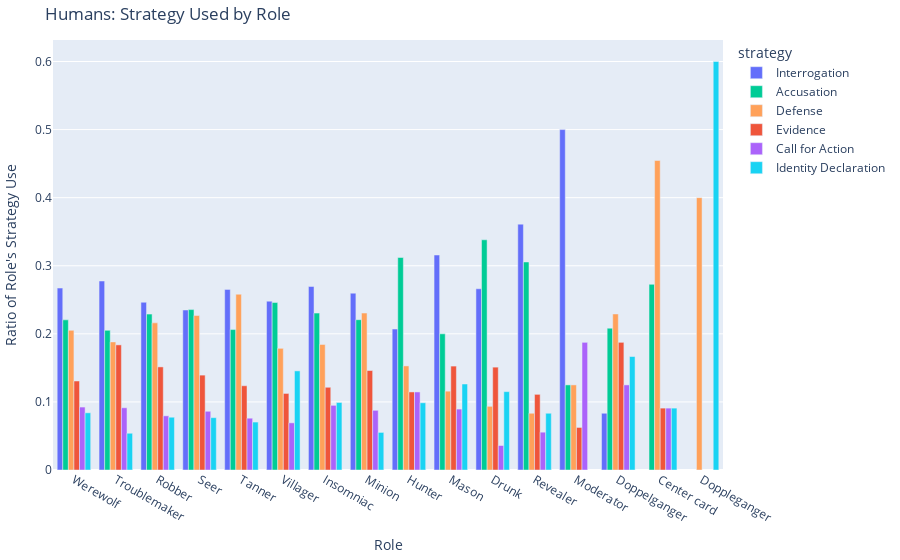

The notebook cell this image was saved under:
### Code cell
#| label: fig-stratbyrole-hum
#| column: page

## Strategy used by player role bar plot
hum_strats = hum_text_df[["strategy", "end_role"]].explode("strategy").value_counts().reset_index()
hum_strats = hum_strats[hum_strats["strategy"] != "No Strategy"] # Don't include no strat
hum_strats["count"] = hum_strats.groupby("end_role")["count"].transform(lambda x: x/x.sum()) # Make scaled by total strategy use per role

fig = px.bar(hum_strats, x="end_role", y="count", color="strategy", barmode="group")
fig.update_layout(yaxis_title="Ratio of Role's Strategy Use", xaxis_title="Role", title="Humans: Strategy Used by Role", height=400)
fig.show()

### Figure 1 — Plotly figure (JSON) as saved in the notebook; plotly's stock layout.template omitted (floating-point values rounded to 4 significant figures)
{"data": [{"alignmentgroup": "True", "hovertemplate": "strategy=Interrogation<br>end_role=%{x}<br>count=%{y}<extra></extra>", "legendgroup": "Interrogation", "marker": {"color": "#636EFA", "pattern": {"shape": ""}}, "name": "Interrogation", "offsetgroup": "Interrogation", "orientation": "v", "showlegend": true, "textposition": "auto", "type": "bar", "x": ["Werewolf", "Troublemaker", "Robber", "Seer", "Tanner", "Villager", "Insomniac", "Minion", "Hunter", "Mason", "Drunk", "Revealer", "Moderator", "Doppelganger"], "xaxis": "x", "y": [0.2672, 0.2776, 0.2464, 0.235, 0.2653, 0.248, 0.2696, 0.2597, 0.207, 0.3158, 0.2662, 0.3611, 0.5, 0.08333], "yaxis": "y"}, {"alignmentgroup": "True", "hovertemplate": "strategy=Accusation<br>end_role=%{x}<br>count=%{y}<extra></extra>", "legendgroup": "Accusation", "marker": {"color": "#00CC96", "pattern": {"shape": ""}}, "name": "Accusation", "offsetgroup": "Accusation", "orientation": "v", "showlegend": true, "textposition": "auto", "type": "bar", "x": ["Werewolf", "Robber", "Troublemaker", "Seer", "Tanner", "Villager", "Insomniac", "Hunter", "Minion", "Drunk", "Mason", "Revealer", "Doppelganger", "Center card", "Moderator"], "xaxis": "x", "y": [0.2205, 0.229, 0.2052, 0.2356, 0.2063, 0.246, 0.2304, 0.3121, 0.2208, 0.3381, 0.2, 0.3056, 0.2083, 0.2727, 0.125], "yaxis": "y"}, {"alignmentgroup": "True", "hovertemplate": "strategy=Defense<br>end_role=%{x}<br>count=%{y}<extra></extra>", "legendgroup": "Defense", "marker": {"color": "#FFA15A", "pattern": {"shape": ""}}, "name": "Defense", "offsetgroup": "Defense", "orientation": "v", "showlegend": true, "textposition": "auto", "type": "bar", "x": ["Werewolf", "Robber", "Troublemaker", "Tanner", "Seer", "Villager", "Insomniac", "Minion", "Hunter", "Mason", "Drunk", "Doppelganger", "Center card", "Revealer", "Moderator", "Doppleganger"], "xaxis": "x", "y": [0.2051, 0.2161, 0.1881, 0.2582, 0.2269, 0.1787, 0.1844, 0.2305, 0.1529, 0.1158, 0.09353, 0.2292, 0.4545, 0.08333, 0.125, 0.4], "yaxis": "y"}, {"alignmentgroup": "True", "hovertemplate": "strategy=Evidence<br>end_role=%{x}<br>count=%{y}<extra></extra>", "legendgroup": "Evidence", "marker": {"color": "#EF553B", "pattern": {"shape": ""}}, "name": "Evidence", "offsetgroup": "Evidence", "orientation": "v", "showlegend": true, "textposition": "auto", "type": "bar", "x": ["Werewolf", "Troublemaker", "Robber", "Seer", "Tanner", "Villager", "Insomniac", "Minion", "Hunter", "Mason", "Drunk", "Doppelganger", "Revealer", "Center card", "Moderator"], "xaxis": "x", "y": [0.1307, 0.1838, 0.1514, 0.1394, 0.1238, 0.1124, 0.1215, 0.1461, 0.1146, 0.1526, 0.1511, 0.1875, 0.1111, 0.09091, 0.0625], "yaxis": "y"}, {"alignmentgroup": "True", "hovertemplate": "strategy=Call for Action<br>end_role=%{x}<br>count=%{y}<extra></extra>", "legendgroup": "Call for Action", "marker": {"color": "#AB63FA", "pattern": {"shape": ""}}, "name": "Call for Action", "offsetgroup": "Call for Action", "orientation": "v", "showlegend": true, "textposition": "auto", "type": "bar", "x": ["Werewolf", "Troublemaker", "Robber", "Seer", "Tanner", "Villager", "Insomniac", "Hunter", "Minion", "Mason", "Doppelganger", "Drunk", "Moderator", "Revealer", "Center card"], "xaxis": "x", "y": [0.09244, 0.0914, 0.07957, 0.08625, 0.0761, 0.06928, 0.09497, 0.1146, 0.08766, 0.08947, 0.125, 0.03597, 0.1875, 0.05556, 0.09091], "yaxis": "y"}, {"alignmentgroup": "True", "hovertemplate": "strategy=Identity Declaration<br>end_role=%{x}<br>count=%{y}<extra></extra>", "legendgroup": "Identity Declaration", "marker": {"color": "#19D3F3", "pattern": {"shape": ""}}, "name": "Identity Declaration", "offsetgroup": "Identity Declaration", "orientation": "v", "showlegend": true, "textposition": "auto", "type": "bar", "x": ["Werewolf", "Robber", "Villager", "Seer", "Troublemaker", "Tanner", "Insomniac", "Hunter", "Mason", "Minion", "Drunk", "Doppelganger", "Revealer", "Doppleganger", "Center card"], "xaxis": "x", "y": [0.08402, 0.07752, 0.1456, 0.07687, 0.05396, 0.07041, 0.09916, 0.09873, 0.1263, 0.05519, 0.1151, 0.1667, 0.08333, 0.6, 0.09091], "yaxis": "y"}], "layout": {"autosize": true, "barmode": "group", "legend": {"title": {"text": "strategy"}, "tracegroupgap": 0}, "title": {"text": "Humans: Strategy Used by Role"}, "xaxis": {"anchor": "y", "autorange": true, "domain": [0, 1], "range": [-0.5, 15.5], "title": {"text": "Role"}, "type": "category"}, "yaxis": {"anchor": "x", "autorange": true, "domain": [0, 1], "range": [0, 0.6316], "title": {"text": "Ratio of Role's Strategy Use"}, "type": "linear"}}}
